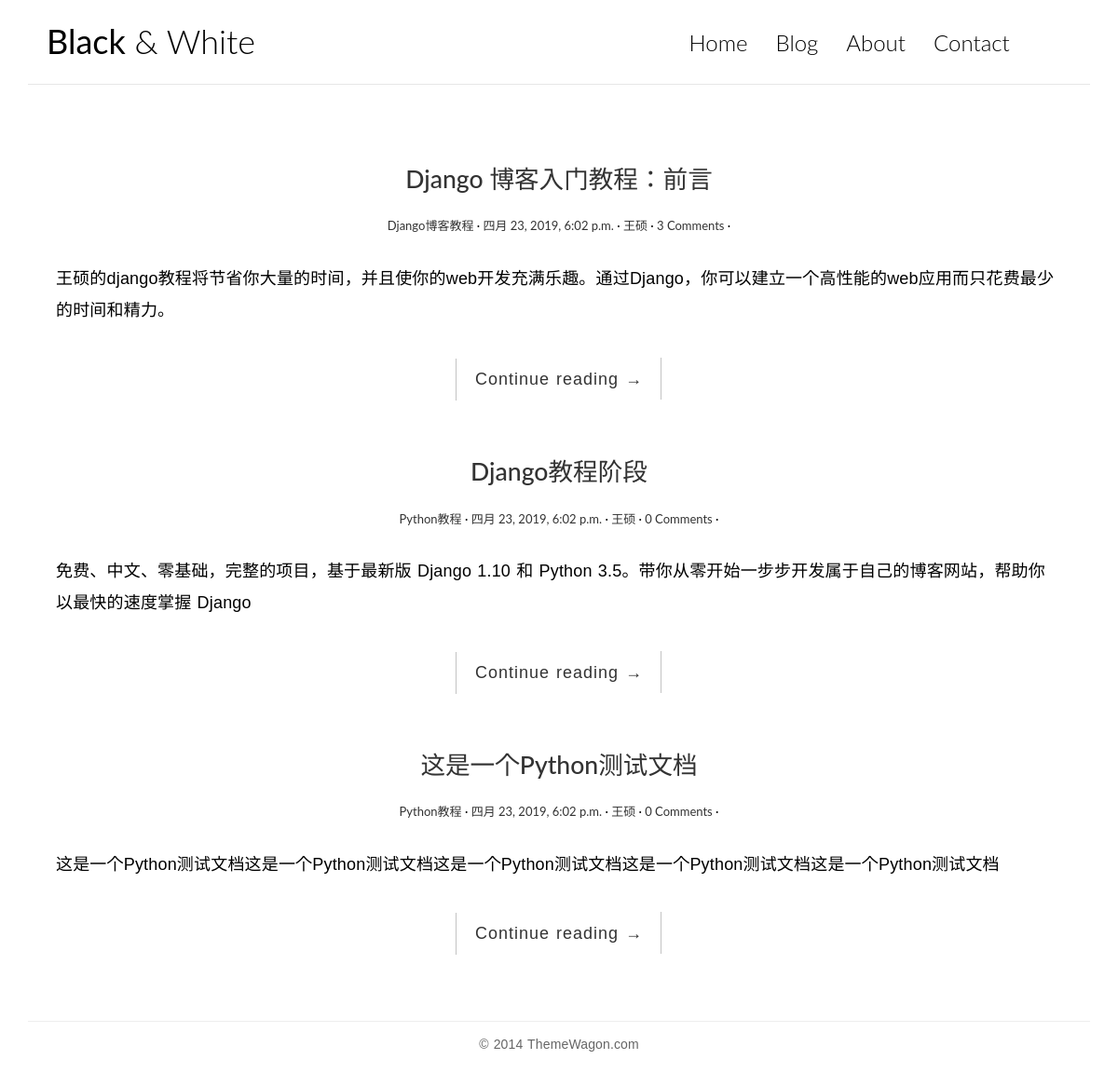
The app's page /fullwidth/, older data.
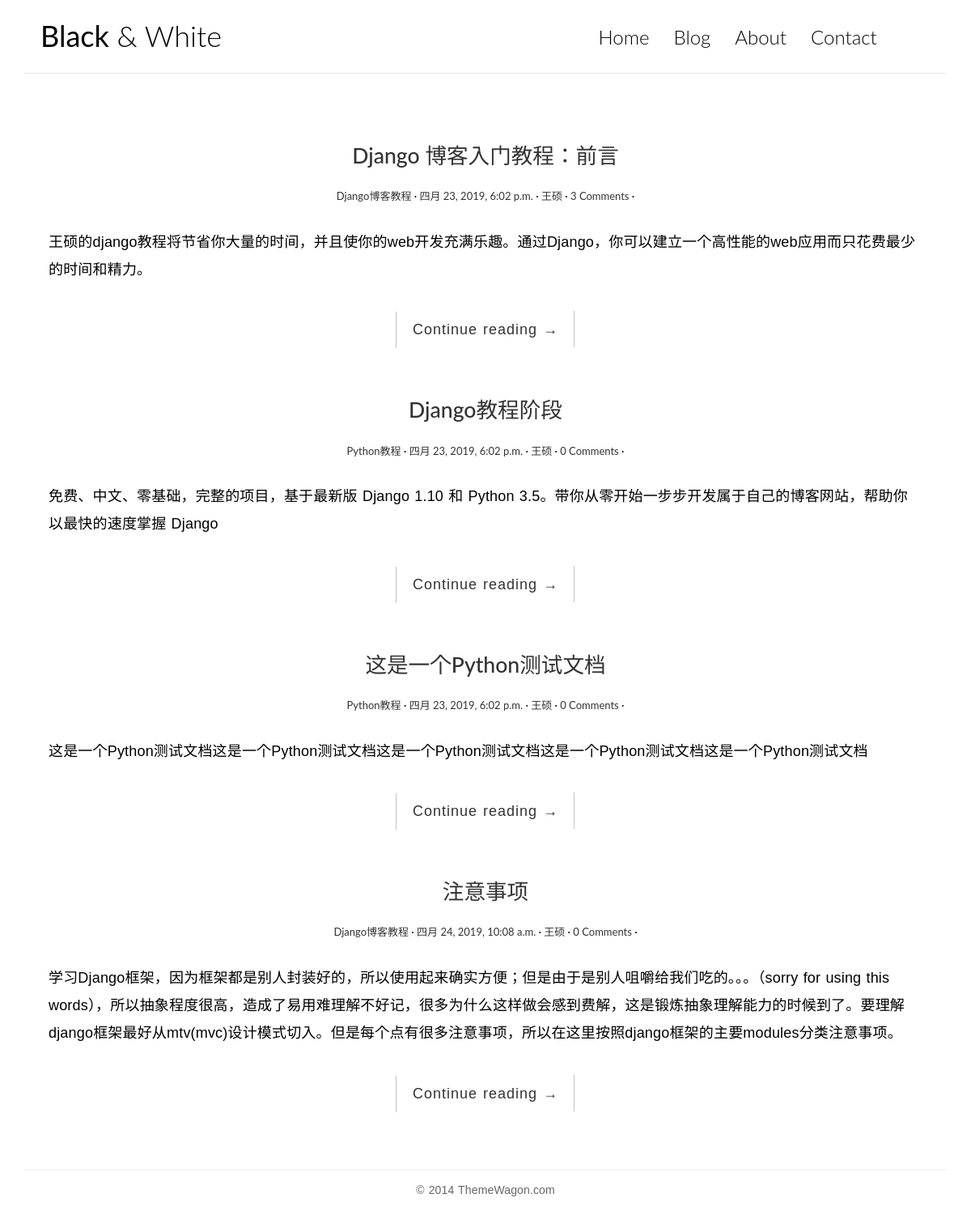
The same page, newer data.
### blog/models.py (models this page shows, shortened)
class Article(models.Model):
    title = models.CharField(max_length=255)
    auther = models.CharField(max_length=64)
    abstract = models.TextField()
    content = models.TextField()
    readnum = models.IntegerField(default=0)
    datetime = models.DateTimeField(auto_now_add=True,null=True,blank=True)
    sortid = models.ForeignKey('Sort',on_delete=models.CASCADE)
    h = models.ManyToManyField(to='Tag')

class Sort(models.Model):
    sortname = models.CharField(max_length=40)

### blog/views.py (the view)
# urls.py: url(r'^fullwidth/$',views.fullwidth,name="fullwidth"),
def fullwidth(request):
    articles = Article.objects.all()
    return render(request, "blogtemplates/full-width.html",{"articles": articles})

### templates/blogtemplates/full-width.html (shortened to what this page needs)
<!DOCTYPE html>
<html>
	<head>
		<link rel="stylesheet" href="/static/css/bootstrap.min.css">
		<link rel="stylesheet" href="/static/css/ionicons.min.css">
		<link rel="stylesheet" href="/static/css/pace.css">
	    <link rel="stylesheet" href="/static/css/custom.css">
	</head>
	<body>
		<div class="container">
			<header id="site-header">
				<div class="row">
					<div class="col-md-4 col-sm-5 col-xs-8">
						<div class="logo">
							<h1><a href="index.html"><b>Black</b> &amp; White</a></h1>
						</div>
					</div>
					<div class="col-md-8 col-sm-7 col-xs-4">
						<nav class="main-nav" role="navigation">
							<div class="collapse navbar-collapse" id="bs-example-navbar-collapse-1">
  								<ul class="nav navbar-nav navbar-right">
    								<li class="cl-effect-11"><a href="{% url 'blog:index' %}" data-hover="Home">Home</a></li>
    								<li class="cl-effect-11"><a href="{% url 'blog:fullwidth' %}" data-hover="Blog">Blog</a></li>
    								<li class="cl-effect-11"><a href="about.html" data-hover="About">About</a></li>
    								<li class="cl-effect-11"><a href="contact.html" data-hover="Contact">Contact</a></li>
  								</ul>
							</div>
						</nav>
					</div>
				</div>
			</header>
		</div>
		<div class="content-body">
			<div class="container">
				<div class="row">
					<main class="col-md-12">
						{% for article in articles %}
						<article class="post post-1">
							<header class="entry-header">
								<h1 class="entry-title">
									<a href="{% url 'blog:single' article.id %}">{{article.title}}</a>
								</h1>
								<div class="entry-meta">
									<span class="post-category"><a href="#">{{article.sortid.sortname}}</a></span>
									<span class="post-date"><a href="#"><time class="entry-date" datetime="2012-11-09T23:15:57+00:00">{{article.datetime}}</time></a></span>
									<span class="post-author"><a href="#">{{article.auther}}</a></span>
									<span class="comments-link"><a href="">{{article.comment_set.all.count}} Comments</a></span>
								</div>
							</header>
							<div class="entry-content clearfix">
								<p>{{article.abstract}}</p>
								<div class="read-more cl-effect-14">
									<a href="{% url 'blog:single' article.id %}" class="more-link">Continue reading <span class="meta-nav">→</span></a>
								</div>
							</div>
						</article>
						{% empty %}
						<h3>暂无文章</h3>
						{% endfor %}
					</main>
				</div>
			</div>
		</div>
		<footer id="site-footer">
			<div class="container">
				<div class="row">
					<div class="col-md-12">
						<p class="copyright">&copy; 2014 ThemeWagon.com</p>
					</div>
				</div>
			</div>
		</footer>
	</body>
</html>

Row changes from the older to the newer data that the page shows:
added Article: title "注意事项", sortid.sortname "Django博客教程", datetime "四月 24, 2019, 10:08 a.m.", auther "王硕", comment_set.all.count "0", abstract "学习Django框架，因为框架都是别人封装好的，所以使用起来确实方便；但是由于是别人咀嚼给我们吃的。。。（sorry for using this words），所以抽象程度很高，造成了易用难理解不好记，很多为什么这样做会感到费解，这是锻炼抽象理解能力的时候到了。要理解django框架最好从mtv(mvc)设计模式切入。但是每个点有很多注意事项，所以在这里按照django框架的主要modules分类注意事项。"
